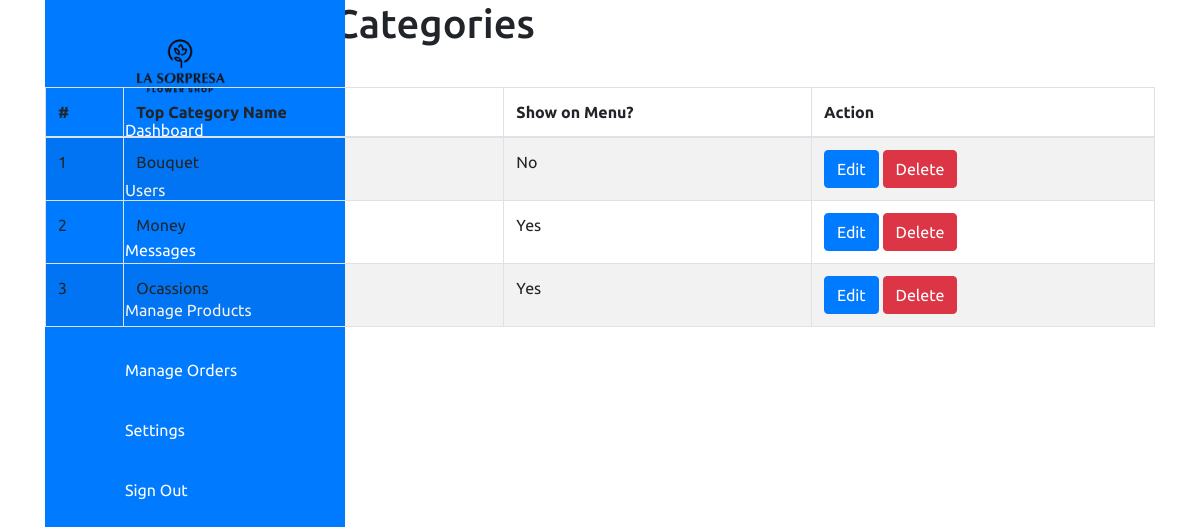
The page /admin/settings/topcategory.php (signed in) on the database as committed earlier.
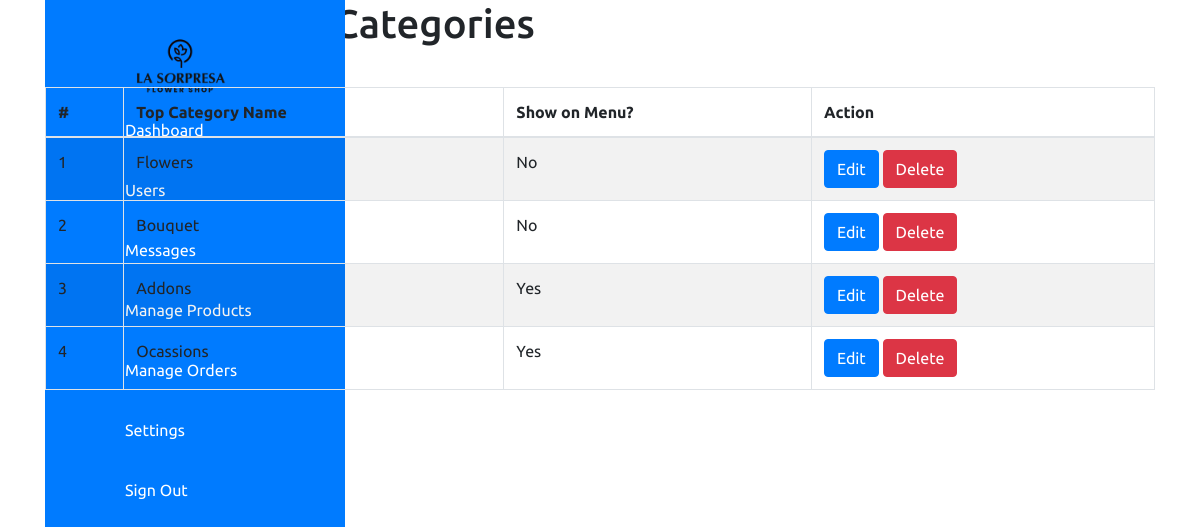
The same page on the database as committed later.
### tables this page shows
CREATE TABLE `top_category` (
  `tcat_id` int(11) NOT NULL,
  `tcat_name` varchar(255) NOT NULL,
  `show_on_menu` int(1) NOT NULL
);

### admin/settings/topcategory.php (the view, shortened to what this page needs)
<?php require_once('../header.php'); ?>
<body>
    <div class="container">
        <div class="navigation">
            <ul>
                <li>
                    <a href="#">
                        <div class="logo-container">
                            <img src="../images/logo.png" alt="Logo" class="logo" />
                        </div>
                        <span class="title"></span>
                    </a>
                </li>
                <li>
                    <a href="../dashboard.php">
                        <span class="icon">
                        </span>
                        <span class="title">Dashboard</span>
                    </a>
                </li>
                <li>
                    <a href="../users.php">
                        <span class="icon">
                        </span>
                        <span class="title">Users</span>
                    </a>
                </li>
                <li>
                    <a href="#">
                        <span class="icon">
                        </span>
                        <span class="title">Messages</span>
                    </a>
                </li>
                <li>
                    <a href="../product/product.php">
                        <span class="icon">
                        </span>
                        <span class="title">Manage Products</span>
                    </a>
                </li>
                <li>
                    <a href="#">
                        <span class="icon">
                        </span>
                        <span class="title">Manage Orders</span>
                    </a>
                </li>
                <li>
                    <a href="../settings.php">
                        <span class="icon">
                        </span>
                        <span class="title">Settings</span>
                    </a>
                </li>
                <li>
                    <a href="../logout.php">
                        <span class="icon">
                        </span>
                        <span class="title">Sign Out</span>
                    </a>
                </li>
            </ul>
        </div>
<section class="content-header">
	<div class="content-header-left">
		<h1>View Top Level Categories</h1>
	</div>
	<div class="content-header-right">
		<a href="topcategory-add.php" class="btn btn-primary btn-sm">Add New</a>
	</div>
</section>
<section class="content">
  <div class="row">
    <div class="col-md-12">
      <div class="box box-info">
        <div class="box-body table-responsive">
          <table id="example1" class="table table-bordered table-hover table-striped">
			<thead>
			    <tr>
			        <th>#</th>
			        <th>Top Category Name</th>
                    <th>Show on Menu?</th>
			        <th>Action</th>
			    </tr>
			</thead>
            <tbody>
            	<?php
            	$i=0;
            	$statement = $pdo->prepare("SELECT * FROM top_category ORDER BY tcat_id DESC");
            	$statement->execute();
            	$result = $statement->fetchAll(PDO::FETCH_ASSOC);
            	foreach ($result as $row) {
            		$i++;
            		?>
					<tr>
	                    <td><?php echo $i; ?></td>
	                    <td><?php echo $row['tcat_name']; ?></td>
                        <td>
                            <?php
                                if($row['show_on_menu'] == 1) {
                                    echo 'Yes';
                                } else {
                                    echo 'No';
                                }
                            ?>
                        </td>
	                    <td>
	                        <a href="topcategory-edit.php?id=<?php echo $row['tcat_id']; ?>" class="btn btn-primary btn-xs">Edit</a>
	                        <a href="#" class="btn btn-danger btn-xs" data-href="topcategory-delete.php?id=<?php echo $row['tcat_id']; ?>" data-toggle="modal" data-target="#confirm-delete">Delete</a>
	                    </td>
	                </tr>
            		<?php
            	}
            	?>
            </tbody>
          </table>
        </div>
      </div>
</section>

Rows that differ between the two databases and show on the page:
added top_category: tcat_name "Flowers", show_on_menu "No"
changed top_category: tcat_name "Money" → "Addons"
